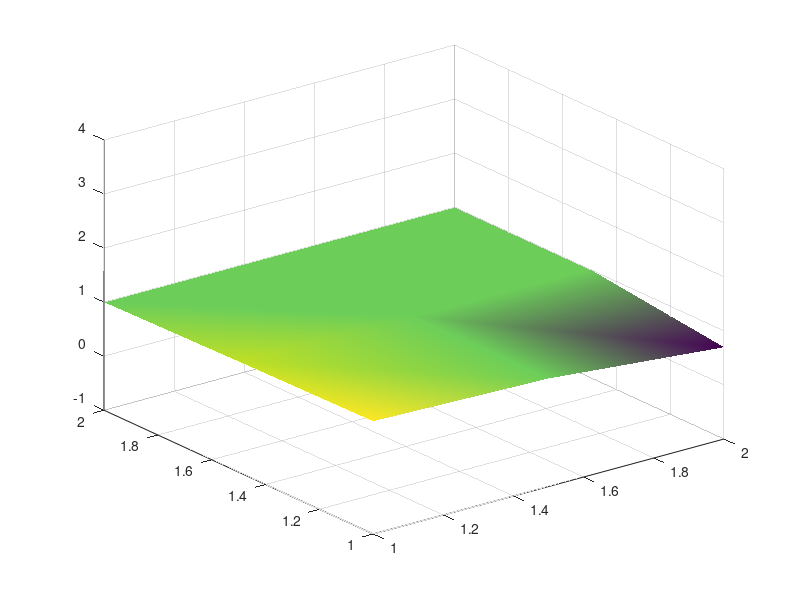

This figure's MATLAB source: (Note: this script raises an error after producing the figure.)
function z = fractal_mountain_3D()
% 3D fractal moutain construction algorithm, step by step display.
%
% Support : nicolas.douillet (at) free.fr, 2017-2019.


n = 7;
h = 0.7;
d=1;
z = ones(2^n+1,2^n+1);

z(1,1) = 1;
z(1,2^n+1) = 1;
z(2^n+1,1) = 1;
z(2^n+1,2^n+1) = 1;

figure;

% Until n steps
for nc = 1:n
    
    Ml = ones(2^(nc-1),2^(nc-1));
    Mc = ones(2^(nc-1),2^(nc-1));
    
    % Square step
    for j = 1:2^(nc-1)
        for i = 1:2^(nc-1)
            
            % Looking for the index of the point to compute in z (function of step)
            if i~=1 || j~=1
                ix = (2^(n+1)/2^nc)*(j-1)+(2^n/2^nc)+1;
                iy = (2^(n+1)/2^nc)*(i-1)+(2^n/2^nc)+1;
            elseif i==1 && j==1 % first step distinct from the followings
                ix = (2^n/2^nc)+1;
                iy = ix;
            end
            
            rne = [ix+1,iy-1];
            rno = [ix-1,iy-1];
            rse = [ix+1,iy+1];
            rso = [ix-1,iy+1];
            
            % Looking for existing points in the around (to compute the average)
            
            % North-east
            % While point not defined or square limits not reached
            while((rne(1,1)+1)<=2^n+1 && (rne(1,2)-1)>=1 && z(rne(1,1),rne(1,2))==1)
                rne(1,1) = rne(1,1)+1;
                rne(1,2) = rne(1,2)-1;
            end
            
            % North-west
            % While point not defined or square limits not reached
            while((rno(1,1)-1)>=1 && (rno(1,2)-1)>=1 && z(rno(1,1),rno(1,2))==1 )
                rno(1,1) = rno(1,1)-1;
                rno(1,2) = rno(1,2)-1;
            end
            
            % South-east
            % While point not defined or square limits not reached
            while((rse(1,1)+1)<=2^n+1 && (rse(1,2)+1)<=2^n+1 && z(rse(1,1),rse(1,2))==1)
                rse(1,1) = rse(1,1)+1;
                rse(1,2) = rse(1,2)+1;
            end
            
            % South-west
            % While point not defined or square limits not reached
            while((rso(1,1)-1)>=1 && (rso(1,2)+1)<=2^n+1 && z(rso(1,1),rso(1,2))==1)
                rso(1,1) = rso(1,1)-1;
                rso(1,2) = rso(1,2)+1;
            end
            
            % Computing the mean of the 4 found points (edge)
            moy = (z(rne(1,1),rne(1,2)) + z(rno(1,1),rno(1,2)) + z(rse(1,1),rse(1,2)) + z(rso(1,1),rso(1,2)))/4;
            
            z(ix,iy) = moy + 2^(-nc*h)*sqrt(1-2^(2*h-2))*normrnd(0.5,1)*d;
            
            % Saving newly created points -> Rhombus
            Ml(i,j) = ix;
            Mc(i,j) = iy;
            
        end
    end
    
    % Rhombus step
    for i = 1:2^(nc-1)
        for j = 1:2^(nc-1)
            
            pas = 2^n/2^nc;
            l = Ml(i,j);
            c = Mc(i,j);
            
            % Top point
            if(z(l-pas,c)==1) % already defined ?
                if((l-pas)==1) % edge ?
                    moy =(z(l,c)+z(l-pas,c+pas)+z(l-pas,c-pas))/3;
                else
                    moy =(z(l,c)+z(l-2*pas,c)+z(l-pas,c+pas)+z(l-pas,c-pas))/4;
                end
                z(l-pas,c) = moy + 2^(-nc*h)*sqrt(1-2^(2*h-2))*normrnd(0.5,1)*d;
            end
            
            % Right point
            if(z(l,c+pas)==1) % already defined ?
                if((c+pas)==2^n+1) % edge ?
                    moy =(z(l,c)+z(l-pas,c+pas)+z(l+pas,c+pas))/3;
                else
                    moy =(z(l,c)+z(l-pas,c+pas)+z(l+pas,c+pas)+z(l,c+2*pas))/4;
                end
                z(l,c+pas) = moy + 2^(-nc*h)*sqrt(1-2^(2*h-2))*normrnd(0.5,1)*d;
            end
            
            % Bottom point
            if(z(l+pas,c)==1) % already defined ?
                if((l+pas)==2^n+1) % edge ?
                    moy = (z(l,c)+z(l+pas,c-pas)+z(l+pas,c+pas))/3;
                else
                    moy = (z(l,c)+z(l+pas,c-pas)+z(l+pas,c+pas)+z(l+2*pas,c))/4;
                end
                z(l+pas,c) = moy + 2^(-nc*h)*sqrt(1-2^(2*h-2))*normrnd(0.5,1)*d;
            end
            
            % Left point
            if(z(l,c-pas)==1) % already defined ?
                if((c-pas)==1) % edge ?
                    moy = (z(l,c)+z(l-pas,c-pas)+z(l+pas,c-pas))/3;
                else
                    moy = (z(l,c)+z(l-pas,c-pas)+z(l+pas,c-pas)+z(l,c-2*pas))/4;
                end
                z(l,c-pas) = moy  + 2^(-nc*h)*sqrt(1-2^(2*h-2))*normrnd(0.5,1)*d;
            end
            
        end
    end
    
    % -------------- Step by step display ------------------
    
    x = ones(1,2^nc+1);
    y = ones(1,2^nc+1);
    
    for k = 0:2^nc
        x(1,k+1) = k*(1/2^nc)+1;
    end
    
    for k = 0:2^nc
        y(1,k+1) = k*(1/2^nc)+1;
    end
    
    [X,Y] = meshgrid(x,y);
    
    Z = ones(2^(nc)+1,2^(nc)+1);
    m = [0,1];
    
    for j = 1:2^n+1
        for i = 1:2^n+1
            if(z(j,i)~=1)
                m(1,1) = m(1,1)+1;
                Z(m(1,2),m(1,1)) = z(j,i);
            end
        end
        
        if(m(1,1)==2^(nc)+1)
            m(1,2) = m(1,2)+1;
        end
        m(1,1) = 0;
    end
    
    % Smoothing edges
    for i = 1:2^nc+1
        if(Z(i,1)>2)
            Z(i,1) = 2;
        end
        if(Z(1,i)>2)
            Z(1,i) = 2;
        end
        if(Z(2^nc+1,i)>2)
            Z(2^nc+1,i) = 2;
        end
        if(Z(i,2^nc+1)>2)
            Z(i,2^nc+1) = 2;
        end
    end
    
    surf(X,Y,Z,'FaceColor','interp','FaceLighting','phong');
    axis([1 2 1 2 -1 4]);
    shading interp
    %colormap('jet');
    colormap('sky')
    camlight left;
    pause(1);
    
    % ------------------------------------------------------
    
end

end